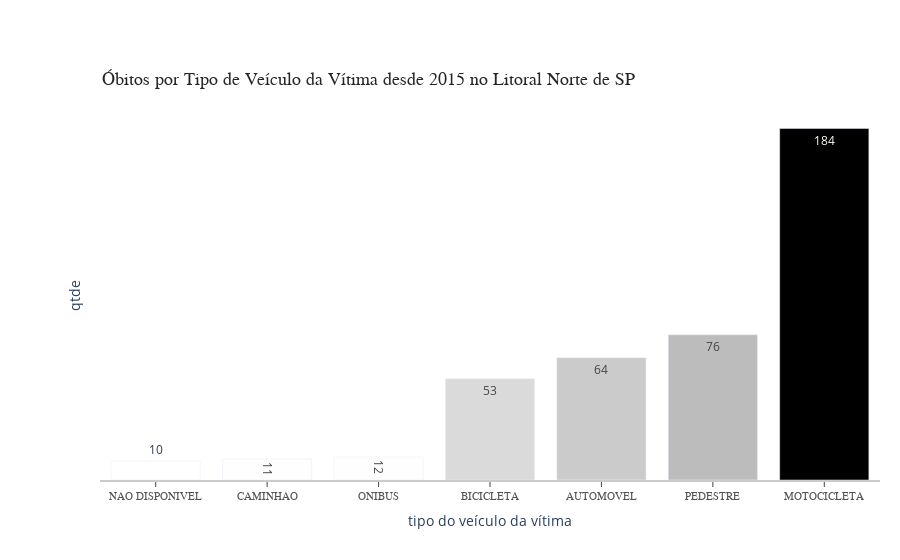

Source (notebook cell):
### Code cell
fig = px.bar(group, x='tipo do veículo da vítima', y='qtde', text_auto=True, color='qtde', color_continuous_scale='greys')
fig.update_layout(barmode='stack', xaxis={'categoryorder':'total ascending'})

fig.update_layout(
    xaxis=dict(
        showline=True,
        showgrid=False,
        showticklabels=True,
        linecolor='rgb(204, 204, 204)',
        linewidth=2,
        ticks='outside',
        tickfont=dict(
            family='Arial',
            size=11,
            color='rgb(82, 82, 82)',
        ),
    ),
    yaxis=dict(
        showgrid=False,
        zeroline=False,
        showline=False,
        showticklabels=False,
    ),
    autosize=False,
    margin=dict(
        autoexpand=False,
        l=100,
        r=20,
        t=110,
    ),
    showlegend=False,
    plot_bgcolor='white'
)

annotations = []

annotations.append(dict(xref='paper', yref='paper', x=0.0, y=1.05,
                              xanchor='left', yanchor='bottom',
                              text='Óbitos por Tipo de Veículo da Vítima desde 2015 no Litoral Norte de SP',
                              font=dict(family='Arial',
                                        size=18,
                                        color='rgb(37,37,37)'),
                              showarrow=False))


fig.update_layout(annotations=annotations)
fig.show()

### Figure 1 — Plotly figure (JSON) as saved in the notebook; plotly's stock layout.template omitted (floating-point values rounded to 4 significant figures)
{"data": [{"alignmentgroup": "True", "hovertemplate": "tipo do veículo da vítima=%{x}<br>qtde=%{marker.color}<extra></extra>", "legendgroup": "", "marker": {"color": [64, 53, 11, 184, 10, 12, 76], "coloraxis": "coloraxis", "pattern": {"shape": ""}}, "name": "", "offsetgroup": "", "orientation": "v", "showlegend": false, "textposition": "auto", "texttemplate": "%{y}", "type": "bar", "x": ["AUTOMOVEL", "BICICLETA", "CAMINHAO", "MOTOCICLETA", "NAO DISPONIVEL", "ONIBUS", "PEDESTRE"], "xaxis": "x", "y": [64, 53, 11, 184, 10, 12, 76], "yaxis": "y"}], "layout": {"annotations": [{"font": {"color": "rgb(37,37,37)", "family": "Arial", "size": 18}, "showarrow": false, "text": "Óbitos por Tipo de Veículo da Vítima desde 2015 no Litoral Norte de SP", "x": 0, "xanchor": "left", "xref": "paper", "y": 1.05, "yanchor": "bottom", "yref": "paper"}], "autosize": false, "barmode": "stack", "coloraxis": {"colorbar": {"title": {"text": "qtde"}}, "colorscale": [[0, "rgb(255,255,255)"], [0.125, "rgb(240,240,240)"], [0.25, "rgb(217,217,217)"], [0.375, "rgb(189,189,189)"], [0.5, "rgb(150,150,150)"], [0.625, "rgb(115,115,115)"], [0.75, "rgb(82,82,82)"], [0.875, "rgb(37,37,37)"], [1, "rgb(0,0,0)"]]}, "legend": {"tracegroupgap": 0}, "margin": {"autoexpand": false, "l": 100, "r": 20, "t": 110}, "plot_bgcolor": "white", "showlegend": false, "xaxis": {"anchor": "y", "categoryorder": "total ascending", "domain": [0, 1], "linecolor": "rgb(204, 204, 204)", "linewidth": 2, "showgrid": false, "showline": true, "showticklabels": true, "tickfont": {"color": "rgb(82, 82, 82)", "family": "Arial", "size": 11}, "ticks": "outside", "title": {"text": "tipo do veículo da vítima"}}, "yaxis": {"anchor": "x", "domain": [0, 1], "showgrid": false, "showline": false, "showticklabels": false, "title": {"text": "qtde"}, "zeroline": false}}}
